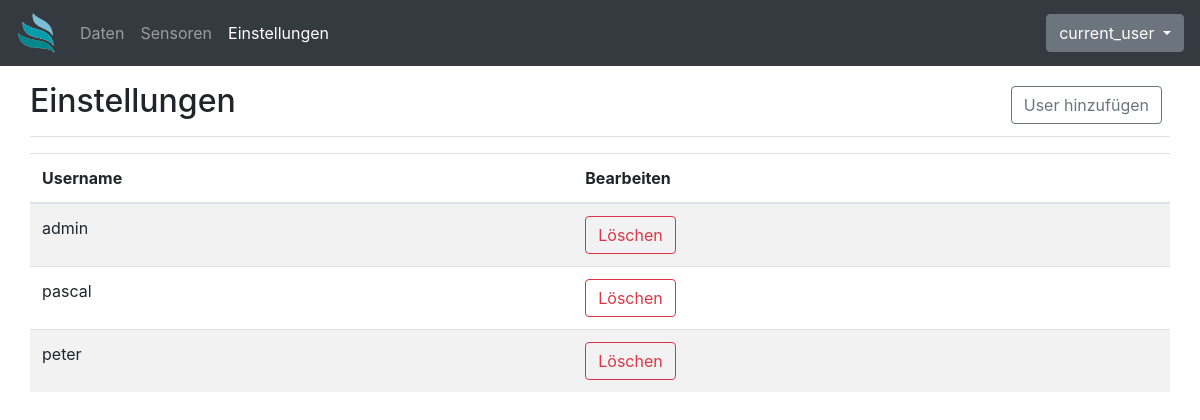
The page /admin (signed in) on the database as committed earlier.
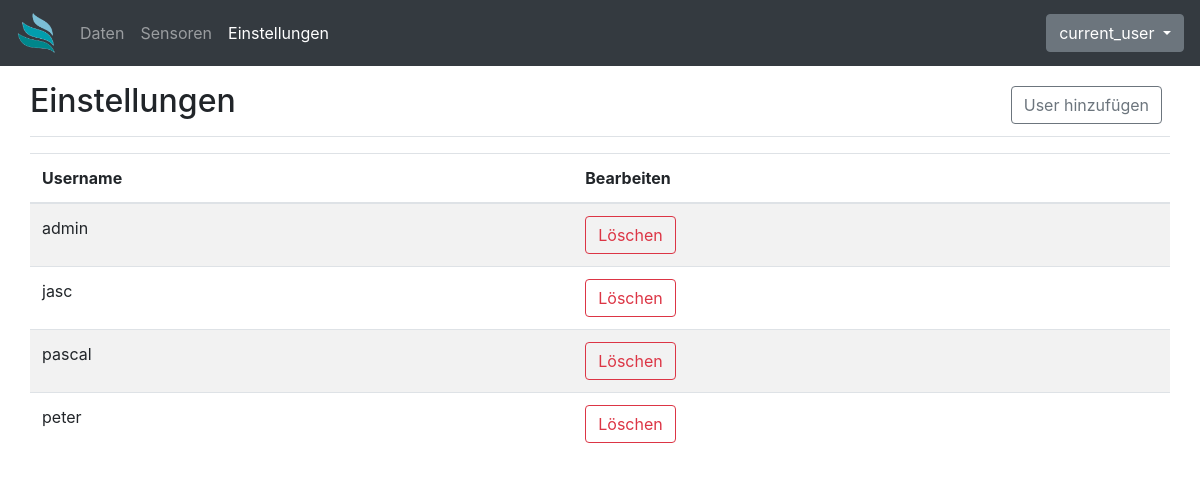
The same page on the database as committed later.
### app.py (models this page shows)
class dbUsers(UserMixin, db.Model):
    id = db.Column(db.Integer, primary_key=True)
    username = db.Column(db.String(20), nullable=False, unique=True)
    password = db.Column(db.Text, nullable=False)

### app.py (the view)
@app.route('/admin', methods=['GET'])
@login_required
def admin():
    return render_template('admin.html', user=dbUsers.query.order_by(dbUsers.username.asc()))

### app.py (called while the page is built)
@login_manager.user_loader
def load_user(user_id):
    return dbUsers.query.get(int(user_id))

### templates/admin.html (shortened to what this page needs)
{% extends 'base.html' %}
{% block body %}
{% set error = request.args.get('error') %}
<div class="container-fluid">
    <main role="main" class="col-md">
        <div
            class="d-flex justify-content-between flex-wrap flex-md-nowrap align-items-center pt-3 pb-2 mb-3 border-bottom">
            <h1 class="h2">Einstellungen</h1>
            <div class="btn-toolbar mb-2 mb-md-0">
                <div class="btn-group mr-2">
                    <button type="button" class="btn btn btn-outline-secondary" data-toggle="modal"
                        data-target="#addUser">
                        User hinzufügen
                    </button>
                </div>
            </div>
        </div>
        <div class="table-responsive">
            <table class="table table-striped table">
                <thead>
                    <tr>
                        <th>Username</th>
                        <th>Bearbeiten</th>
                    </tr>
                </thead>
                <tbody>
                    {% for x in user %}
                    <tr>
                        <td>{{ x.username }}</td>
                        <td>
                            <button type="button" class="btn btn-outline-danger" data-toggle="modal"
                                data-target="#deleteUser" data-username="{{ x.username }}">
                                Löschen
                            </button>
                        </td>
                    </tr>
                    {% endfor %}
                </tbody>
            </table>
        </div>
    </main>
</div>
{% endblock %}

### templates/base.html (shortened to what this page needs)
<!DOCTYPE html>
<html lang="de">
<head>
    <link rel="stylesheet" href="https://cdn.jsdelivr.net/npm/bootstrap@4.5.3/dist/css/bootstrap.min.css"
>
</head>
<body>
    <nav class="navbar navbar-expand navbar-dark bg-dark">
        <a class="navbar-brand" href="/">
            <img src="{{url_for('static', filename='Logo_trans.png')}}" width="40" height="40" />
        </a>
        <div class="collapse navbar-collapse" id="navbarsExample02">
            <ul class="navbar-nav mr-auto">
                <li class="nav-item {% if url_for(request.endpoint)=='/' %} active {%endif%}">
                    <a class="nav-link" href="/">Daten</a>
                </li>
                {% if current_user.is_authenticated %}
                <li class="nav-item {% if url_for(request.endpoint)=='/sensors' %} active {%endif%}">
                    <a class="nav-link" href="/sensors">Sensoren</a>
                </li>
                <li class="nav-item {% if url_for(request.endpoint)=='/admin' %} active {%endif%}">
                    <a class="nav-link" href="/admin">Einstellungen</a>
                </li>
                {% endif %}
            </ul>
            {% if current_user.is_authenticated %}
            <div class="dropdown">
                <button class="btn btn-secondary dropdown-toggle" type="button" id="dropdownMenuButton"
                    data-toggle="dropdown" aria-haspopup="true" aria-expanded="false">
                    current_user
                </button>
            </div>
            {% else %}
            <button type="button" class="btn btn-info" data-toggle="modal" data-target="#loginModal">Login</button>
            {% endif %}
        </div>
    </nav>
    {% block body %} {% endblock %}
</body>
</html>

Rows that differ between the two databases and show on the page:
added dbUsers: username "jasc"
